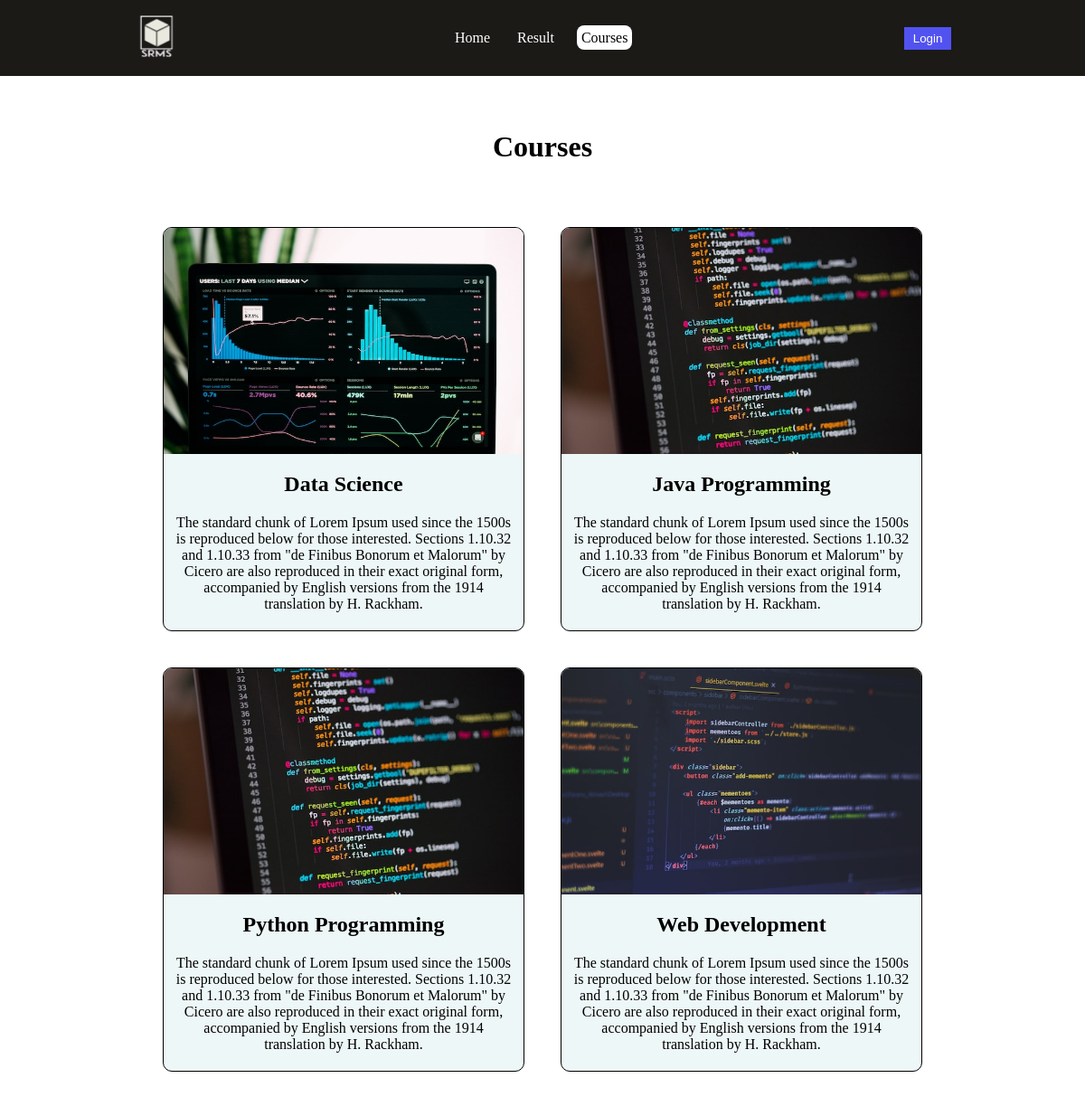
Screenshot of /courses with the database file from the repository.
### resultmanagementapp/models.py (models this page shows)
class CoursesModel(models.Model):
     image = models.ImageField(upload_to = "courses/")
     title = models.CharField(max_length = 250)
     introduction = models.TextField()

### resultmanagementapp/views.py (the view)
# urls.py: path("courses", views.courses, name="courses"),
def courses(request):
    courses = CoursesModel.objects.all()
    data = {
        'title': "SRMS | Courses",
        'courses': courses,
    }
    return render(request, "courses.html", data)

### templates/courses.html
{% extends 'base.html' %}
{% block content %}
<h1 class="course-heading">Courses</h1>
<section class="courses">
     {% for course in courses %}
     <div class="course">
          <div class="course-image">
               <img src="media/{{course.image}}" alt="">
          </div>
          <h1>{{course.title}}</h1>
          <p>{{course.introduction}}</p>
     </div>
     {% endfor %}
</section>
{% endblock %}

### static/css/style.css (style rules this page uses)
* { margin: 0; padding: 0; box-sizing: border-box; }

### static/css/courses.css (style rules this page uses)
.courses { display: flex; justify-content: center; align-items: center; margin-bottom: 50px; flex-wrap: wrap; }
.course-heading { text-align: center; margin-top: 60px; margin-bottom: 50px; }
.courses .course { display: flex; align-items: center; width: 400px; flex-direction: column; border: 1px solid black; border-radius: 10px; overflow: hidden; background-color: rgb(238, 247, 247); margin: 20px; }
.course-image { width: 400px; height: 250px; }
.course-image img { width: 100%; height: 100%; }
.course h1 { margin-top: 20px; margin-bottom: 20px; }
.course p { margin-left: 10px; margin-right: 10px; margin-bottom: 20px; text-align: center; }

### rows the page displays
CoursesModel: image (picture), title "Data Science", introduction "The standard chunk of Lorem Ipsum used since the 1500s is reproduced below for those interested. Sections 1.10.32 and 1.10.33 from \"de Finibus Bonorum et Malorum\" by Cicero are also reproduced in their exact original form, accompanied by English versions from the 1914 translation by H. Rackham."
CoursesModel: image (picture), title "Java Programming", introduction "The standard chunk of Lorem Ipsum used since the 1500s is reproduced below for those interested. Sections 1.10.32 and 1.10.33 from \"de Finibus Bonorum et Malorum\" by Cicero are also reproduced in their exact original form, accompanied by English versions from the 1914 translation by H. Rackham."
CoursesModel: image (picture), title "Python Programming", introduction "The standard chunk of Lorem Ipsum used since the 1500s is reproduced below for those interested. Sections 1.10.32 and 1.10.33 from \"de Finibus Bonorum et Malorum\" by Cicero are also reproduced in their exact original form, accompanied by English versions from the 1914 translation by H. Rackham."
CoursesModel: image (picture), title "Web Development", introduction "The standard chunk of Lorem Ipsum used since the 1500s is reproduced below for those interested. Sections 1.10.32 and 1.10.33 from \"de Finibus Bonorum et Malorum\" by Cicero are also reproduced in their exact original form, accompanied by English versions from the 1914 translation by H. Rackham."
